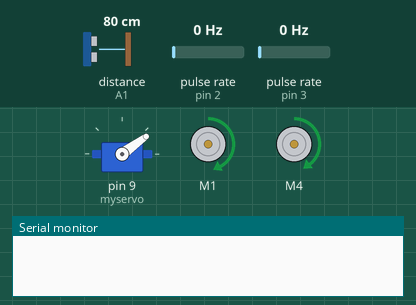
Simulated run of this sketch. Board: Arduino Uno, built with avr-gcc and run on an emulated ATmega328P. Parts: servo, 2 × DC motor (green arrow = forward, orange = backward, longer = faster), the last lines printed to the serial monitor. Wiring (inferred from the names in the program): 2 × pulse sensor: data pin 2 / data pin 3. The test bench sets the inputs (shaded band); at power-on: distance to the obstacle (sensor on A1) 80 cm, pulse rate (sensors on pin 2, pin 3) 0 Hz. The echo pulse lasts 58.3 µs per cm.

Above: at 4.7 s.
4.8 s: distance to the obstacle (sensor on A1) set to 21 cm
7.8 s: distance to the obstacle (sensor on A1) set to 18 cm
At 8.12 s:
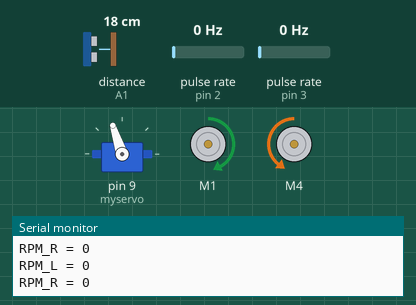
10.8 s: distance to the obstacle (sensor on A1) set to 11 cm
13.8 s: distance to the obstacle (sensor on A1) set to 8 cm
At 14.7 s:
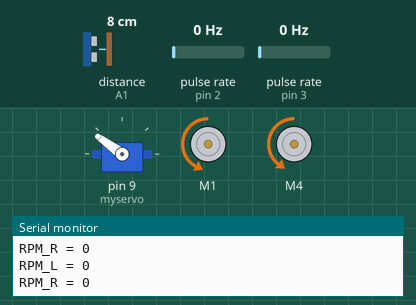
16.8 s: distance to the obstacle (sensor on A1) set to 35 cm
At 18.09 s:
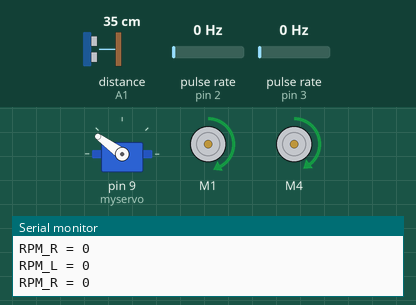
19.8 s: distance to the obstacle (sensor on A1) set to 2 cm
At 20.4 s:
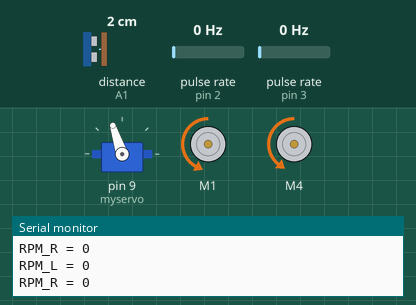
Timing chart, 0 to 23.8 s (numbered marks = the images above; inputs shaded):
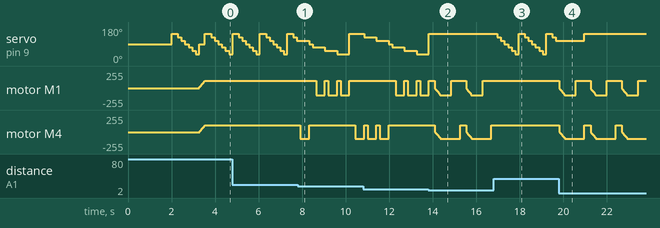

The sketch:

Obstacle_avoidance_with_servo__Speed_Encoder.ino
```cpp
//Сonnection scheme is very easy.
/*
Connect 9g servo to SERVO_2 pins on motorshield
Left motor to M4
Right motor to M1
Echo - pin A1
Trig - pin A0
Vcc - pin +5 ; Gnd - Gnd
I fix servo on battery box with cable tie
*/
//Start speed encoder
int encoder_pinl = 2;  // The pin the encoder is connected
int encoder_pinr = 3;  // The pin the encoder is connected
unsigned int rpml;     // rpm reading
unsigned int rpmr;     // rpm reading
volatile byte pulsesl;  // number of pulses
volatile byte pulsesr;  // number of pulses
unsigned long timeold;
// The number of pulses per revolution
// depends on your index disc!!
unsigned int pulsesperturn = 20;

 void counter_L()
 {
   // Update count
      pulsesl++;
 }
  void counter_R()
 {
    //Update count
      pulsesr++;
 }
// end speed encoder
#include <AFMotor.h>
#include <Servo.h>
#include <NewPing.h>

#define TRIG_PIN A0 // Pin A4 on the Motor Drive Shield soldered to the ultrasonic sensor
#define ECHO_PIN A1 // Pin A5 on the Motor Drive Shield soldered to the ultrasonic sensor
#define MAX_DISTANCE 200 // sets maximum useable sensor measuring distance to 200cm
#define MAX_SPEED 100 // sets speed of DC traction motors to 180/256 or about 70% of full speed - to get power drain down.
#define MAX_SPEED_OFFSET 10 // this sets offset to allow for differences between the two DC traction motors
#define COLL_DIST 10 // sets distance at which robot stops and reverses to 10cm
#define TURN_DIST COLL_DIST+10 // sets distance at which robot veers away from object (not reverse) to 20cm (10+10)
NewPing sonar(TRIG_PIN, ECHO_PIN, MAX_DISTANCE); // sets up sensor library to use the correct pins to measure distance.

AF_DCMotor motor1(1, MOTOR12_1KHZ); // create motor #1 using M1 output on Motor Drive Shield, set to 1kHz PWM frequency
AF_DCMotor motor2(4, MOTOR12_1KHZ); // create motor #2, using M2 output, set to 1kHz PWM frequency
Servo myservo;  // create servo object to control a servo

int pos = 0; // this sets up variables for use in the sketch (code)
  int maxDist = 0;
  int maxAngle = 0;
  int maxRight = 0;
  int maxLeft = 0;
  int maxFront = 0;
int course = 0;
int curDist = 0;
String motorSet = "";
int speedSet = 0;

//-------------------------------------------- SETUP LOOP ----------------------------------------------------------------------------
void setup() {
  myservo.attach(9);  // attaches the servo on pin 9 (SERVO_2 on the Motor Drive Shield to the servo object
  myservo.write(90); // tells the servo to position at 90-degrees ie. facing forward.
  delay(2000); // delay for two seconds
  checkPath(); // run the CheckPath routine to find the best path to begin travel
  motorSet = "FORWARD"; // set the director indicator variable to FORWARD
  myservo.write(90); // make sure servo is still facing forward
  moveForward(); // run function to make robot move forward

//------------------------------------------ SPEED ENCODER-------------------------------------------------------------------------------
 Serial.begin(9600);
     //Use statusPin to flash along with interrupts
   pinMode(encoder_pinl, INPUT);
   pinMode(encoder_pinr, INPUT);
   //Interrupt 0 is digital pin 2, so that is where the IR detector is connected
   //Triggers on FALLING (change from HIGH to LOW)
   attachInterrupt(0, counter_L, FALLING);
   attachInterrupt(1, counter_R, FALLING);
   // Initialize
   pulsesl = 0;
   pulsesr = 0;
   rpml = 0;
    rpmr = 0;
   timeold = 0;
}
//---------------------------------------------MAIN LOOP ------------------------------------------------------------------------------
void loop() {
  checkForward(); // check that if the robot is supposed to be moving forward, that the drive motors are set to move forward - this is needed to overcome some issues with only using 4 AA NiMH batteries
  checkPath(); // set ultrasonic sensor to scan for any possible obstacles
  speedencoder();
}
//-------------------------------------------------------------------------------------------------------------------------------------
void speedencoder(){
if (millis() - timeold >= 1000){  /*Uptade every one second, this will be equal to reading frecuency (Hz).*/

  //Don't process interrupts during calculations
   detachInterrupt(0);
   //detachInterrupt(1);
   //Note that this would be 60*1000/(millis() - timeold)*pulses if the interrupt
   //happened once per revolution
  rpml = (60 * 1000 / pulsesperturn )/ (millis() - timeold)* pulsesl;
  rpmr = (60 * 1000 / pulsesperturn )/ (millis() - timeold)* pulsesr;
   timeold = millis();
   pulsesl = 0;
   pulsesr =0;
   //Write it out to serial port
   Serial.print("RPM_L = ");
   Serial.println(rpml,DEC);
   Serial.print("RPM_R = ");
    Serial.println(rpmr,DEC);
   //Restart the interrupt processing
   attachInterrupt(0, counter_R, FALLING);
   attachInterrupt(1, counter_R, FALLING);

   }
  }

void checkPath() {
  int curLeft = 0;
  int curFront = 0;
  int curRight = 0;
  int curDist = 0;
  myservo.write(144); // set servo to face left 54-degrees from forward
  delay(120); // wait 120milliseconds for servo to reach position
  for(pos = 144; pos >= 36; pos-=18)     // loop to sweep the servo (& sensor) from 144-degrees left to 36-degrees right at 18-degree intervals.
  {
    myservo.write(pos);  // tell servo to go to position in variable 'pos'
    delay(90); // wait 90ms for servo to get to position
    checkForward(); // check the robot is still moving forward
    curDist = readPing(); // get the current distance to any object in front of sensor
    if (curDist < COLL_DIST) { // if the current distance to object is less than the collision distance
      checkCourse(); // run the checkCourse function
      break; // jump out of this loop
    }
    if (curDist < TURN_DIST) { // if current distance is less than the turn distance
      changePath(); // run the changePath function
    }
    if (curDist > curDist) {maxAngle = pos;}
    if (pos > 90 && curDist > curLeft) { curLeft = curDist;}
    if (pos == 90 && curDist > curFront) {curFront = curDist;}
    if (pos < 90 && curDist > curRight) {curRight = curDist;}
  }
  maxLeft = curLeft;
  maxRight = curRight;
  maxFront = curFront;
}
//-------------------------------------------------------------------------------------------------------------------------------------
void setCourse() { // set direction for travel based on a very basic distance map, simply which direction has the greatest distance to and object - turning right or left?
    if (maxAngle < 90) {turnRight();}
    if (maxAngle > 90) {turnLeft();}
    maxLeft = 0;
    maxRight = 0;
    maxFront = 0;
}
//-------------------------------------------------------------------------------------------------------------------------------------
void checkCourse() { // we're about to hit something so move backwards, stop, find where the empty path is.
  moveBackward();
  delay(500);
  moveStop();
  setCourse();
}
//-------------------------------------------------------------------------------------------------------------------------------------
void changePath() {
  if (pos < 90) {veerLeft();} // if current pos of sensor is less than 90-degrees, it means the object is on the right hand side so veer left
  if (pos > 90) {veerRight();} // if current pos of sensor is greater than 90-degrees, it means the object is on the left hand side so veer right
}
//-------------------------------------------------------------------------------------------------------------------------------------

int readPing() { // read the ultrasonic sensor distance
  delay(70);
  unsigned int uS = sonar.ping();
  int cm = uS/US_ROUNDTRIP_CM;
  return cm;
}
//-------------------------------------------------------------------------------------------------------------------------------------
void checkForward() { if (motorSet=="FORWARD") {motor1.run(FORWARD); motor2.run(FORWARD); } }     // make sure motors are going forward
//-------------------------------------------------------------------------------------------------------------------------------------
void checkBackward() { if (motorSet=="BACKWARD") {motor1.run(BACKWARD); motor2.run(BACKWARD); } } // make sure motors are going backward
//-------------------------------------------------------------------------------------------------------------------------------------

// In some cases, the Motor Drive Shield may just stop if the supply voltage is too low (due to using only four NiMH AA cells).
// The above functions simply remind the Shield that if it's supposed to go forward, then make sure it is going forward and vice versa.

//-------------------------------------------------------------------------------------------------------------------------------------
void moveStop() {motor1.run(RELEASE); motor2.run(RELEASE);}  // stop the motors.
//-------------------------------------------------------------------------------------------------------------------------------------
void moveForward() {
    motorSet = "FORWARD";
    motor1.run(FORWARD);      // turn it on going forward
    motor2.run(FORWARD);      // turn it on going forward
  for (speedSet = 0; speedSet < MAX_SPEED; speedSet +=2) // slowly bring the speed up to avoid loading down the batteries too quickly
  {
    motor1.setSpeed(speedSet+MAX_SPEED_OFFSET);
    motor2.setSpeed(speedSet);
    delay(5);
  }
}
//-------------------------------------------------------------------------------------------------------------------------------------
void moveBackward() {
    motorSet = "BACKWARD";
    motor1.run(BACKWARD);      // turn it on going forward
    motor2.run(BACKWARD);     // turn it on going forward
  for (speedSet = 0; speedSet < MAX_SPEED; speedSet +=2) // slowly bring the speed up to avoid loading down the batteries too quickly
  {
    motor1.setSpeed(speedSet+MAX_SPEED_OFFSET);
    motor2.setSpeed(speedSet);
    delay(5);
  }
}
//-------------------------------------------------------------------------------------------------------------------------------------
void turnRight() {
  motorSet = "RIGHT";
  motor1.run(FORWARD);      // turn motor 1 forward
  motor2.run(BACKWARD);     // turn motor 2 backward
  delay(400); // run motors this way for 400ms
  motorSet = "FORWARD";
  motor1.run(FORWARD);      // set both motors back to forward
  motor2.run(FORWARD);
}
//-------------------------------------------------------------------------------------------------------------------------------------
void turnLeft() {
  motorSet = "LEFT";
  motor1.run(BACKWARD);     // turn motor 1 backward
  motor2.run(FORWARD);      // turn motor 2 forward
  delay(400); // run motors this way for 400ms
  motorSet = "FORWARD";
  motor1.run(FORWARD);      // turn it on going forward
  motor2.run(FORWARD);      // turn it on going forward
}
//-------------------------------------------------------------------------------------------------------------------------------------
void veerRight() {motor2.run(BACKWARD); delay(400); motor2.run(FORWARD);} // veering right? set right motor backwards for 400ms
//-------------------------------------------------------------------------------------------------------------------------------------
void veerLeft() {motor1.run(BACKWARD); delay(400); motor1.run(FORWARD);} // veering left? set left motor backwards for 400ms
//-------------------------------------------------------------------------------------------------------------------------------------
```

Measured:
- the behaviour switches between 20 and 19 cm on distance to the obstacle (sensor on A1) (found by bisection; images 0 and 1)
- the behaviour switches between 10 and 9 cm on distance to the obstacle (sensor on A1) (found by bisection; images 1 and 2)
- after the input at 7.8 s, motor M1: alternates forward 108/255 for 0.16 s and backward 108/255 for 0.40 s, starting after 0.85 s; motor M4: forward 98/255 → backward 98/255 after 0.12 s, → forward 98/255 0.40 s later, → backward 98/255 2.1 s later
- after the input at 13.8 s, servo on pin 9 (myservo): goes on until 13.8 s, then stays 144°
- after the input at 16.8 s, servo on pin 9 (myservo): 144° → 126° after 0.17 s, then repeats every 1.3 s: 108° 0.16 s, 90° 0.16 s, 72° 0.16 s, 54° 0.16 s, 36° 0.16 s, 144° 0.28 s, 126° 0.16 s; motor M1: stays forward 108/255 (without the input it goes to backward 10/255 after 0.17 s)
